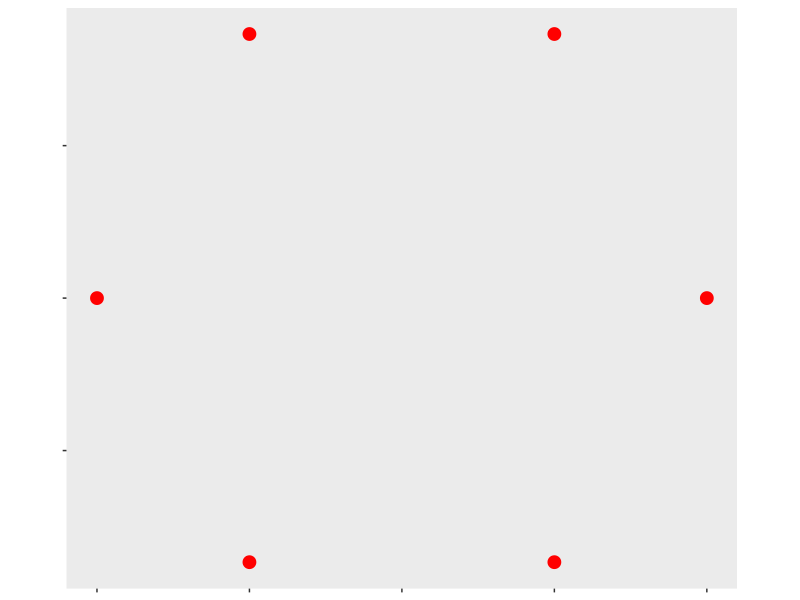
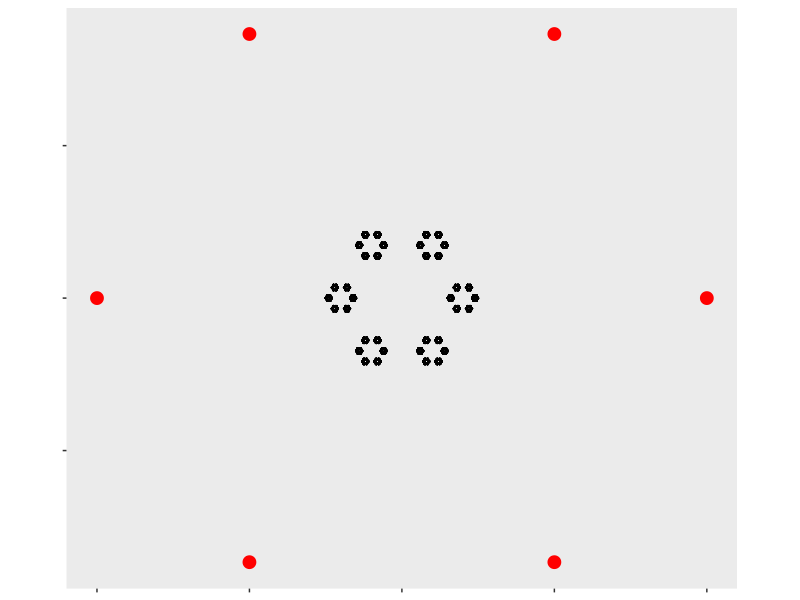

Reproduce these figures in R, in order.
library(ggplot2)

random.point <- function(anchors) {
  index <- sample(1:length(anchors$x), 1)
  x <- anchors$x[index]
  y <- anchors$y[index]
  return(c(x, y))
}

get_anchors <- function(n) {
  offset <- pi / 2 - (n - 1) * pi / n
  print(offset)
  anchors <- data.frame(
    x = sapply(0:(n - 1), function(x) cos(offset + x * 2 * pi / n)),
    y = sapply(0:(n - 1), function(x) sin(offset + x * 2 * pi / n))
  )
}

get_next <- function(current.point, n, anchors) {
  attract <- random.point(anchors)
  next.point <- (current.point + attract) / (n - 1)  
  return(next.point)  
}

plots <- list()

for (n in 3:6) {
  anchors <- get_anchors(n)
  
  base.g <- ggplot() + coord_fixed(1) +
    geom_point(data=anchors, aes(x = x, y = y), color="red", size=4) +
    theme(
      panel.grid.major=element_blank(),
      panel.grid.minor=element_blank(),
      axis.text.x=element_blank(),
      axis.text.y=element_blank(),
      axis.title.x=element_blank(),
      axis.title.y=element_blank()  
    )
  
  plots[[length(plots) + 1]] <- base.g
  
  x <- numeric(0)
  y <- numeric(0)
  current.point <- random.point(anchors)
  # Iterate a bit without plotting, to let the point settle.
  for (i in 1:10)
    current.point <- get_next(current.point, n, anchors)
  
  for (i in 1:30) {
    for (j in 1:1000) {
      next.point <- get_next(current.point, n, anchors)
      x[length(x) + 1] <- next.point[1]
      y[length(y) + 1] <- next.point[2]
      current.point <- next.point
    }
    pts <- data.frame(x = x, y = y)
    
    g <- base.g + geom_point(data=pts, aes(x=x, y=y), size=0.1)
    plots[[length(plots) + 1]] <- g
  }
}
